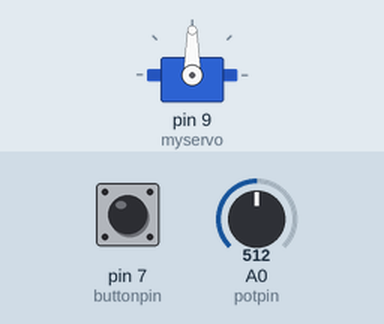
Bench run of a sketch on a simulated Arduino Uno, built with avr-gcc and run on an emulated ATmega328P. Parts: servo. The test bench sets the inputs (shaded band); at power-on: pin 7 (buttonpin) LOW, A0 (potpin) = 512.

Above: at 1.2 s.
1.3 s: pin 7 (buttonpin) pulled HIGH for 0.15 s
At 2.0 s:
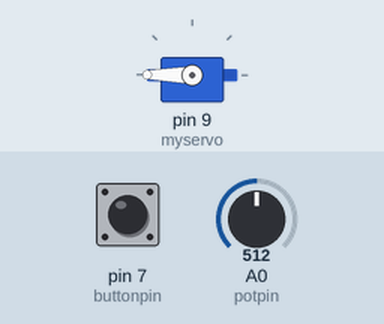
4.0 s: A0 (potpin) set to 716
At 4.8 s:
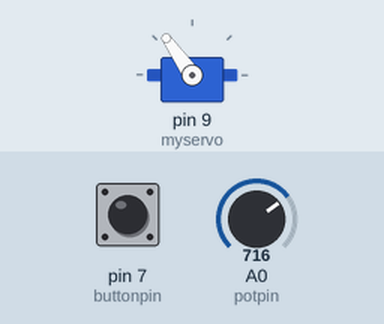
5.5 s: A0 (potpin) set to 900
At 6.2 s:
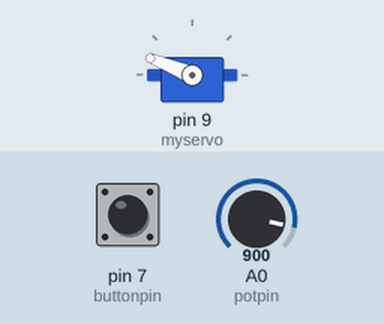
7.0 s: A0 (potpin) set to 306
At 8.2 s:
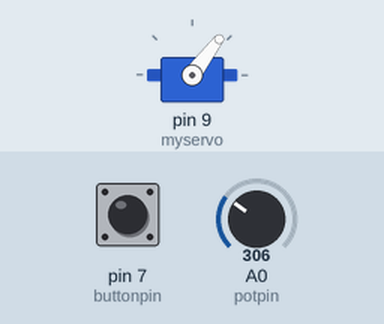
8.5 s: A0 (potpin) set to 122
At 9.3 s:
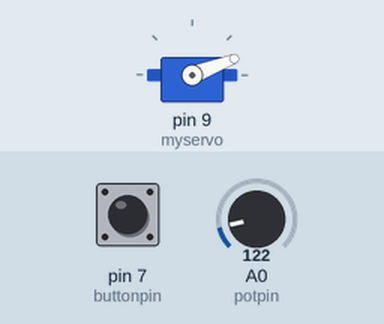
10.0 s: A0 (potpin) set to 0
At 10.7 s:
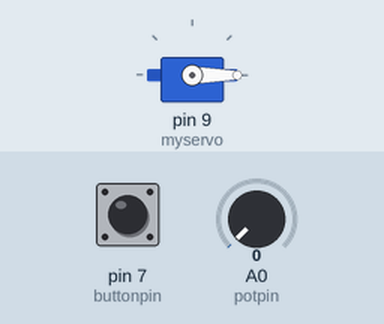
Timing chart, 0 to 12.5 s (numbered marks = the images above; inputs shaded):
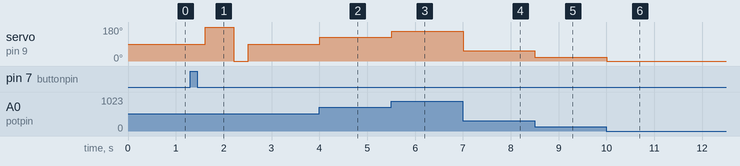

Measured:
- after the input at 1.3 s, servo on pin 9 (myservo): 90° → 180° after 0.31 s, → 0° 0.60 s later, → 90° 0.30 s later
- after the input at 4.0 s, servo on pin 9 (myservo): 90° → 125° at once
- after the input at 5.5 s, servo on pin 9 (myservo): 125° → 158° at once
- after the input at 7.0 s, servo on pin 9 (myservo): 158° → 53° at once
- after the input at 8.5 s, servo on pin 9 (myservo): 53° → 21° at once
- after the input at 10.0 s, servo on pin 9 (myservo): 21° → 0° at once

The sketch:

ServoDriver.ino
```cpp
/*
 Controlling a servo position using a potentiometer
 (variable resistor)
*/

#include <Servo.h>

Servo myservo;  // create servo object to control a servo

int potpin = 0;  // analog pin used to connect the potentiometer
int buttonpin = 7; // analog pin used to connect the button
int val;    // variable to read the value from the analog pin

int buttonState= 0; // variable for reading pushbutton status

void setup() {
  myservo.attach(9);  // attaches the servo on pin 9 to the servo object
  pinMode(buttonpin, INPUT);  //initializes pushbutton pin as input
}

void loop() {
  val = analogRead(potpin);        // reads the value of the potentiometer (value between 0 and 1023)
  val = map(val, 0, 1023, 0, 180); // scale it to use it with the servo (value between 0 and 180)
  myservo.write(val);              // sets the servo position according to the scaled value
  delay(15);                       // waits for the servo to get there

  buttonState = digitalRead(buttonpin);

  if(buttonState==HIGH){
      delay(300);
      myservo.write(180);
      delay(600);
      myservo.write(0);
      delay(300);
    }
}
```
